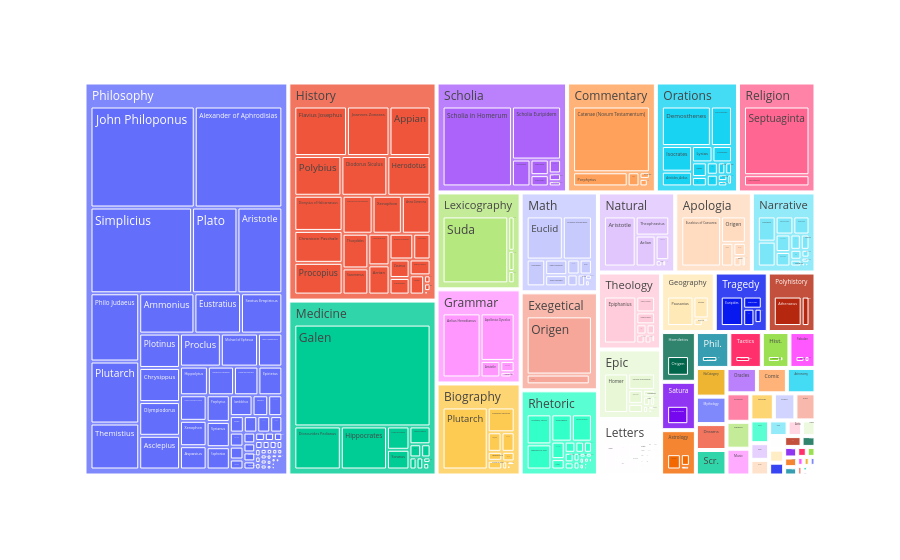
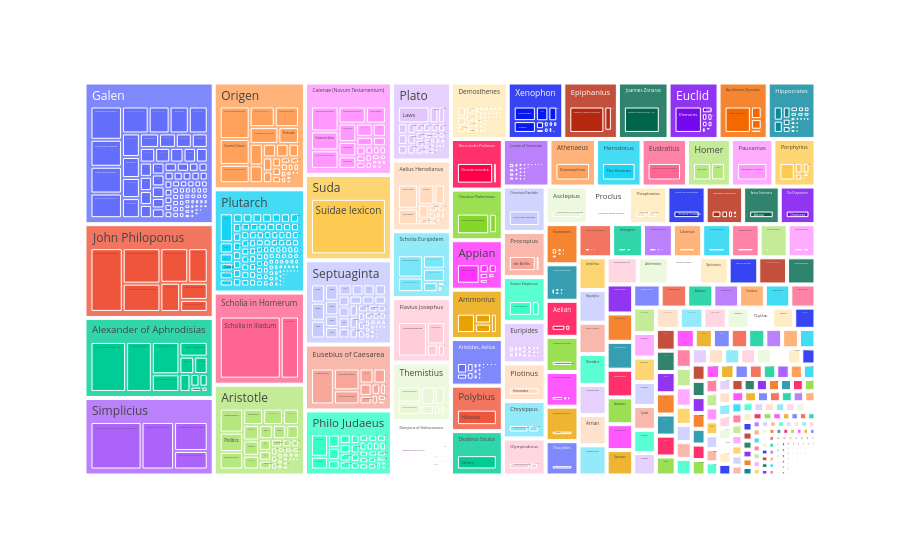
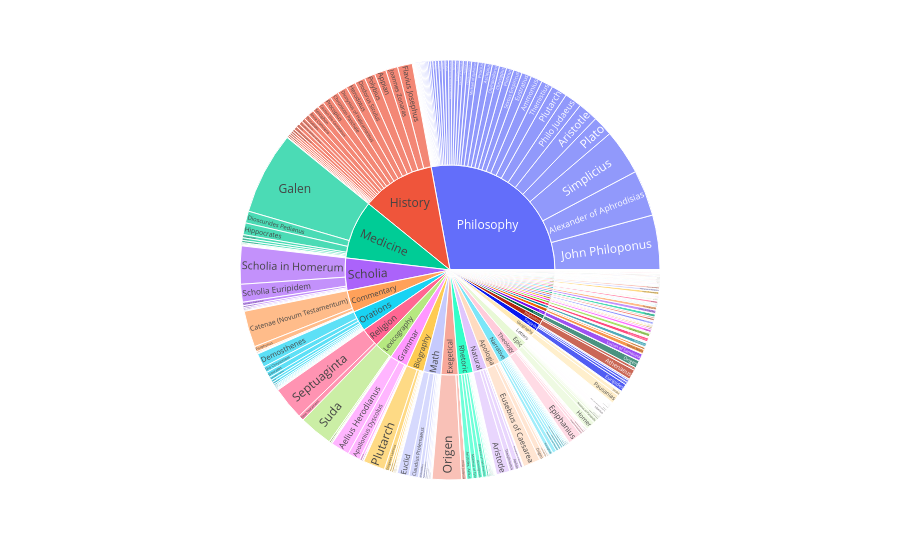

Write notebook code for charts like these, in order.
### Code cell
import plotly.express as px


#fig = px.sunburst(df, path=['curauth','curwork', 'stat'], values='words')
#fig.show()
#fig.write_html('persgreek.html')

#fig = px.treemap(df, path=['has_xlation','prose/poetry','curauth','curwork'], values='words')
fig = px.treemap(df, path=['genre','curauth'], values='words')
fig.show()
fig.write_html('first1k-genre.html')

figwrk = px.treemap(df, path=['curauth','curwork'], values='words')
figwrk.show()
figwrk.write_html('first1k-genre.html')

figsun = px.sunburst(df, path=['genre','curauth'], values='words')
figsun.show()
figsun.write_html('first1k-sun.html')

### Figure 1 — Plotly figure (JSON) as saved in the notebook; plotly's stock layout.template omitted (floating-point values rounded to 4 significant figures; data arrays with more than 128 entries replaced by an {"elided": "..."} marker saying what was removed)
{"data": [{"branchvalues": "total", "domain": {"x": [0, 1], "y": [0, 1]}, "hovertemplate": "labels=%{label}<br>words=%{value}<br>parent=%{parent}<br>id=%{id}<extra></extra>", "ids": {"elided": "546 str values"}, "labels": {"elided": "546 str values"}, "name": "", "parents": {"elided": "546 str values"}, "type": "treemap", "values": {"elided": "546 int values"}}], "layout": {"legend": {"tracegroupgap": 0}, "margin": {"t": 60}}}

### Figure 2 — Plotly figure (JSON) as saved in the notebook; plotly's stock layout.template omitted (floating-point values rounded to 4 significant figures; data arrays with more than 128 entries replaced by an {"elided": "..."} marker saying what was removed)
{"data": [{"branchvalues": "total", "domain": {"x": [0, 1], "y": [0, 1]}, "hovertemplate": "labels=%{label}<br>words=%{value}<br>parent=%{parent}<br>id=%{id}<extra></extra>", "ids": {"elided": "2015 str values"}, "labels": {"elided": "2015 str values"}, "name": "", "parents": {"elided": "2015 str values"}, "type": "treemap", "values": {"elided": "2015 int values"}}], "layout": {"legend": {"tracegroupgap": 0}, "margin": {"t": 60}}}

### Figure 3 — Plotly figure (JSON) as saved in the notebook; plotly's stock layout.template omitted (floating-point values rounded to 4 significant figures; data arrays with more than 128 entries replaced by an {"elided": "..."} marker saying what was removed)
{"data": [{"branchvalues": "total", "domain": {"x": [0, 1], "y": [0, 1]}, "hovertemplate": "labels=%{label}<br>words=%{value}<br>parent=%{parent}<br>id=%{id}<extra></extra>", "ids": {"elided": "546 str values"}, "labels": {"elided": "546 str values"}, "name": "", "parents": {"elided": "546 str values"}, "type": "sunburst", "values": {"elided": "546 int values"}}], "layout": {"legend": {"tracegroupgap": 0}, "margin": {"t": 60}}}
